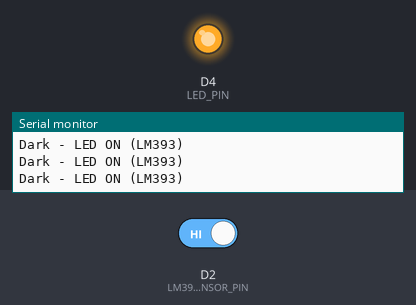
The sketch below on a simulated ESP8266 (NodeMCU). Parts: output pins drawn as LEDs (lit = HIGH), the last lines printed to the serial monitor. Inputs (shaded band) come from the test bench; at power-on: D2 (LM393_SENSOR_PIN) HIGH. WiFi joins after 1.5 s; servers stay silent unless stated; uploads are accepted with an empty reply.

Above: at 4.2 s.
4.3 s: D2 (LM393_SENSOR_PIN) driven LOW
At 5.3 s:
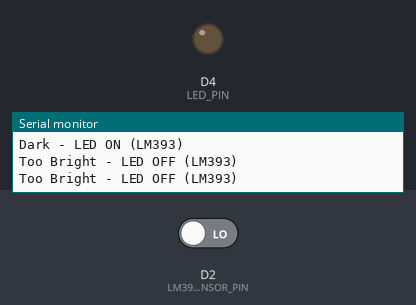
6.5 s: D2 (LM393_SENSOR_PIN) driven HIGH
At 7.0 s:
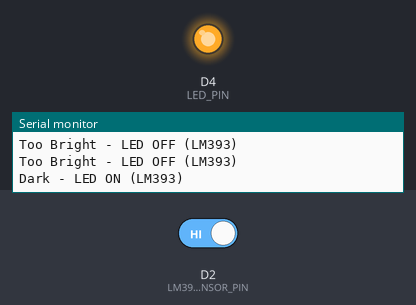
Timing chart, 0 to 9.5 s (numbered marks = the images above; inputs shaded):
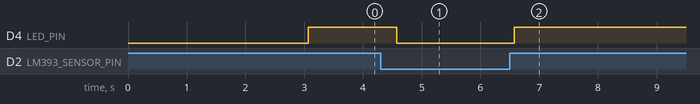

The sketch:

FINAL_HOME_LIGHT_AUTOMATION.ino
```cpp
#define LM393_SENSOR_PIN D2  // LM393 Digital Output
#define LED_PIN D4           // LED controlled via Blynk/LM393
#define LED_VPIN V2  // Virtual pin for LED control in Blynk
#define LIGHT_SENSOR_VPIN V1  // Light Sensor virtual pin
#define API_TOGGLE_VPIN V3  // Toggle switch for using API
#define BLYNK_TEMPLATE_ID "TMPL3d5b7C0Kd"
#define BLYNK_TEMPLATE_NAME "HOME LIGHT AUTOMATION"
#define BLYNK_AUTH_TOKEN "ADD_YOUR_BLYNK_AUTH_TOKEN"


#include <ESP8266WiFi.h>
#include <BlynkSimpleEsp8266.h>
#include <ArduinoJson.h>
#include <WiFiClientSecure.h>

// WiFi and Blynk Credentials
char auth[] = "ADD_YOUR_BLYNK_TOKEN";
char ssid[] = "ADD_YOUR_WIFI_NAME";
char pass[] = "ADD_YOUR_WIFI_PASSWORD";


// Google API URL
const char* google_api_url = "https://api.sunrise-sunset.org/json?lat=30.3398&lng=76.3869&formatted=0";

WiFiClientSecure client;
bool useAPI = false;  // Controlled via Blynk (V3)
String sunriseTime, sunsetTime;

void setup() {
    Serial.begin(115200);
    WiFi.begin(ssid, pass);
    Blynk.begin(auth, ssid, pass);

    pinMode(LM393_SENSOR_PIN, INPUT);
    pinMode(LED_PIN, OUTPUT);

    connectToGoogleAPI(); // Fetch sunrise/sunset times at startup
}

void loop() {
    Blynk.run();
    int lightStatus = digitalRead(LM393_SENSOR_PIN);
    Blynk.virtualWrite(LIGHT_SENSOR_VPIN, lightStatus);

    if (useAPI) {
        if (isDaytime()) {
            digitalWrite(LED_PIN, LOW); // Turn off LED
            Serial.println("Daytime - LED OFF (API Control)");
        } else {
            digitalWrite(LED_PIN, HIGH); // Turn on LED
            Serial.println("Nighttime - LED ON (API Control)");
        }
    } else {
        if (lightStatus == LOW) {
            digitalWrite(LED_PIN, LOW);
            Serial.println("Too Bright - LED OFF (LM393)");
        } else {
            digitalWrite(LED_PIN, HIGH);
            Serial.println("Dark - LED ON (LM393)");
        }
    }
    Blynk.virtualWrite(LED_VPIN, digitalRead(LED_PIN));
    delay(500);
}

BLYNK_WRITE(API_TOGGLE_VPIN) {
    useAPI = param.asInt(); // Toggle API mode via Blynk
    Serial.print("API Mode: "); Serial.println(useAPI ? "Enabled" : "Disabled");
}

void connectToGoogleAPI() {
    Serial.println("Connecting to Google API...");
    client.setInsecure();
    if (!client.connect("api.sunrise-sunset.org", 443)) {
        Serial.println("Connection Failed!");
        useAPI = false;
        return;
    }

    client.print(String("GET ") + google_api_url + " HTTP/1.1\r\n" +
                 "Host: api.sunrise-sunset.org\r\n" +
                 "Connection: close\r\n\r\n");

    String response;
    while (client.available()) {
        response += client.readString();
    }
    parseGoogleAPIResponse(response);
}

void parseGoogleAPIResponse(String response) {
    StaticJsonDocument<512> doc;
    DeserializationError error = deserializeJson(doc, response);

    if (error) {
        Serial.println("JSON Parsing Failed!");
        useAPI = false;
        return;
    }

    sunriseTime = doc["results"]["sunrise"].as<String>();
    sunsetTime = doc["results"]["sunset"].as<String>();

    Serial.print("Sunrise: "); Serial.println(sunriseTime);
    Serial.print("Sunset: "); Serial.println(sunsetTime);

    useAPI = true;
}

bool isDaytime() {
    // Placeholder: Implement time conversion and comparison logic here
    return true;
}
```

Measured:
- after the input at 4.3 s, D4 (LED_PIN): HIGH → LOW after 0.27 s
- after the input at 6.5 s, D4 (LED_PIN): LOW → HIGH after 0.08 s
